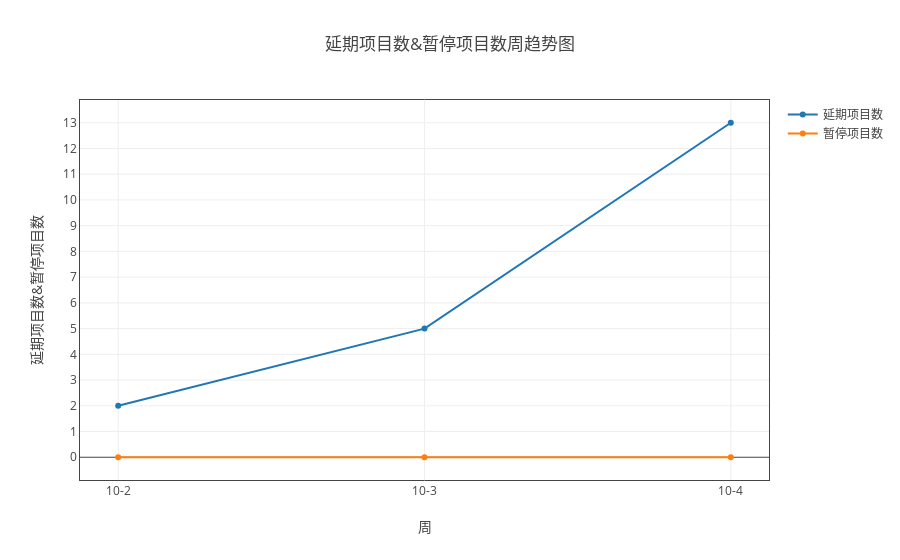

Notebook code cell kept with this figure:
### Markdown cell above
#### 延期项目数和暂停项目数

### Code cell
ss=myModule.format(all_dict ,"日期" ,[ '延期项目数', '暂停项目数'])
tt = myModule.myPlot(ss.groupby('sum'))
tt.plot('line')

### Figure 1 — Plotly figure (JSON) as saved in the notebook; plotly's stock layout.template omitted (floating-point values rounded to 4 significant figures)
{"data": [{"name": "延期项目数", "type": "scatter", "uid": "55a91cb6-dbfd-11e8-8ddb-a41f72875c19", "x": ["10-2", "10-3", "10-4"], "y": [2, 5, 13]}, {"name": "暂停项目数", "type": "scatter", "uid": "55a91cb7-dbfd-11e8-8ddb-a41f72875c19", "x": ["10-2", "10-3", "10-4"], "y": [0, 0, 0]}], "layout": {"title": "延期项目数&暂停项目数周趋势图", "xaxis": {"mirror": "all", "nticks": 20, "showgrid": true, "showline": true, "title": "周", "type": "category", "zeroline": true}, "yaxis": {"mirror": "all", "nticks": 20, "showgrid": true, "showline": true, "title": "延期项目数&暂停项目数", "zeroline": true}}}
